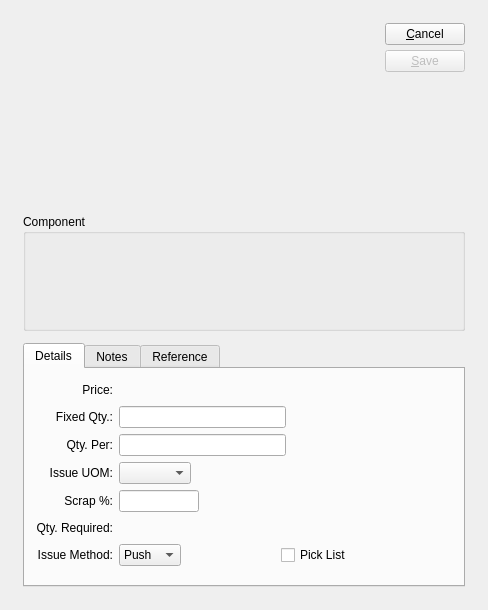
<?xml version="1.0" encoding="UTF-8"?>
<ui version="4.0">
 <comment>This file is part of the xTuple ERP: PostBooks Edition, a free and
open source Enterprise Resource Planning software suite,
Copyright (c) 1999-2019 by OpenMFG LLC, d/b/a xTuple.
It is licensed to you under the Common Public Attribution License
version 1.0, the full text of which (including xTuple-specific Exhibits)
is available at www.xtuple.com/CPAL.  By using this software, you agree
to be bound by its terms.</comment>
 <class>woMaterialItem</class>
 <widget class="QDialog" name="woMaterialItem">
  <property name="geometry">
   <rect>
    <x>0</x>
    <y>0</y>
    <width>488</width>
    <height>610</height>
   </rect>
  </property>
  <property name="windowTitle">
   <string>Work Order Material Requirement</string>
  </property>
  <layout class="QGridLayout">
   <item row="0" column="0">
    <layout class="QGridLayout">
     <property name="margin">
      <number>12</number>
     </property>
     <property name="spacing">
      <number>12</number>
     </property>
     <item row="0" column="0">
      <layout class="QHBoxLayout">
       <item>
        <layout class="QHBoxLayout">
         <property name="spacing">
          <number>0</number>
         </property>
         <item>
          <widget class="WoCluster" name="_wo">
           <property name="focusPolicy">
            <enum>Qt::StrongFocus</enum>
           </property>
          </widget>
         </item>
         <item>
          <spacer>
           <property name="orientation">
            <enum>Qt::Horizontal</enum>
           </property>
           <property name="sizeType">
            <enum>QSizePolicy::Expanding</enum>
           </property>
           <property name="sizeHint" stdset="0">
            <size>
             <width>0</width>
             <height>20</height>
            </size>
           </property>
          </spacer>
         </item>
        </layout>
       </item>
       <item>
        <layout class="QVBoxLayout">
         <property name="spacing">
          <number>5</number>
         </property>
         <item>
          <widget class="QPushButton" name="_close">
           <property name="text">
            <string>&amp;Cancel</string>
           </property>
          </widget>
         </item>
         <item>
          <widget class="QPushButton" name="_save">
           <property name="enabled">
            <bool>false</bool>
           </property>
           <property name="text">
            <string>&amp;Save</string>
           </property>
           <property name="default">
            <bool>true</bool>
           </property>
          </widget>
         </item>
         <item>
          <spacer>
           <property name="orientation">
            <enum>Qt::Vertical</enum>
           </property>
           <property name="sizeType">
            <enum>QSizePolicy::Expanding</enum>
           </property>
           <property name="sizeHint" stdset="0">
            <size>
             <width>20</width>
             <height>20</height>
            </size>
           </property>
          </spacer>
         </item>
        </layout>
       </item>
      </layout>
     </item>
     <item row="1" column="0">
      <widget class="QGroupBox" name="_componentGroup">
       <property name="title">
        <string>Component</string>
       </property>
       <layout class="QGridLayout">
        <item row="0" column="0">
         <layout class="QHBoxLayout">
          <item>
           <widget class="ItemCluster" name="_item">
            <property name="focusPolicy">
             <enum>Qt::StrongFocus</enum>
            </property>
           </widget>
          </item>
          <item>
           <spacer>
            <property name="orientation">
             <enum>Qt::Horizontal</enum>
            </property>
            <property name="sizeType">
             <enum>QSizePolicy::Expanding</enum>
            </property>
            <property name="sizeHint" stdset="0">
             <size>
              <width>16</width>
              <height>72</height>
             </size>
            </property>
           </spacer>
          </item>
         </layout>
        </item>
       </layout>
      </widget>
     </item>
     <item row="2" column="0">
      <widget class="QTabWidget" name="_tab">
       <property name="currentIndex">
        <number>0</number>
       </property>
       <widget class="QWidget" name="_detailsTab">
        <attribute name="title">
         <string>Details</string>
        </attribute>
        <layout class="QGridLayout">
         <item row="0" column="0">
          <layout class="QVBoxLayout">
           <item>
            <layout class="QGridLayout">
             <item row="7" column="2">
              <layout class="QHBoxLayout">
               <item>
                <widget class="XLineEdit" name="_scrap">
                 <property name="sizePolicy">
                  <sizepolicy hsizetype="Preferred" vsizetype="Fixed">
                   <horstretch>0</horstretch>
                   <verstretch>0</verstretch>
                  </sizepolicy>
                 </property>
                 <property name="maximumSize">
                  <size>
                   <width>80</width>
                   <height>32767</height>
                  </size>
                 </property>
                 <property name="alignment">
                  <set>Qt::AlignRight</set>
                 </property>
                </widget>
               </item>
               <item>
                <spacer>
                 <property name="orientation">
                  <enum>Qt::Horizontal</enum>
                 </property>
                 <property name="sizeHint" stdset="0">
                  <size>
                   <width>191</width>
                   <height>20</height>
                  </size>
                 </property>
                </spacer>
               </item>
              </layout>
             </item>
             <item row="6" column="2">
              <layout class="QHBoxLayout">
               <item>
                <widget class="XComboBox" name="_uom"/>
               </item>
               <item>
                <spacer>
                 <property name="orientation">
                  <enum>Qt::Horizontal</enum>
                 </property>
                 <property name="sizeHint" stdset="0">
                  <size>
                   <width>20</width>
                   <height>20</height>
                  </size>
                 </property>
                </spacer>
               </item>
              </layout>
             </item>
             <item row="6" column="0">
              <widget class="XLabel" name="_uomLit">
               <property name="text">
                <string>Issue UOM:</string>
               </property>
               <property name="alignment">
                <set>Qt::AlignRight|Qt::AlignTrailing|Qt::AlignVCenter</set>
               </property>
              </widget>
             </item>
             <item row="8" column="0">
              <widget class="XLabel" name="_qtyRequiredLit">
               <property name="text">
                <string>Qty. Required:</string>
               </property>
               <property name="alignment">
                <set>Qt::AlignRight|Qt::AlignTrailing|Qt::AlignVCenter</set>
               </property>
              </widget>
             </item>
             <item row="9" column="0">
              <widget class="XLabel" name="_issueMethodLit">
               <property name="text">
                <string>Issue Method:</string>
               </property>
               <property name="alignment">
                <set>Qt::AlignRight|Qt::AlignTrailing|Qt::AlignVCenter</set>
               </property>
              </widget>
             </item>
             <item row="8" column="2">
              <layout class="QHBoxLayout">
               <item>
                <widget class="XLabel" name="_qtyRequired">
                 <property name="minimumSize">
                  <size>
                   <width>80</width>
                   <height>0</height>
                  </size>
                 </property>
                 <property name="alignment">
                  <set>Qt::AlignRight|Qt::AlignTrailing|Qt::AlignVCenter</set>
                 </property>
                </widget>
               </item>
               <item>
                <spacer>
                 <property name="orientation">
                  <enum>Qt::Horizontal</enum>
                 </property>
                 <property name="sizeHint" stdset="0">
                  <size>
                   <width>40</width>
                   <height>20</height>
                  </size>
                 </property>
                </spacer>
               </item>
              </layout>
             </item>
             <item row="5" column="0">
              <widget class="XLabel" name="_qtyPerLit">
               <property name="text">
                <string>Qty. Per:</string>
               </property>
               <property name="alignment">
                <set>Qt::AlignRight|Qt::AlignTrailing|Qt::AlignVCenter</set>
               </property>
              </widget>
             </item>
             <item row="7" column="0">
              <widget class="XLabel" name="_scrapLit">
               <property name="text">
                <string>Scrap %:</string>
               </property>
               <property name="alignment">
                <set>Qt::AlignRight|Qt::AlignTrailing|Qt::AlignVCenter</set>
               </property>
              </widget>
             </item>
             <item row="5" column="2">
              <layout class="QHBoxLayout">
               <item>
                <widget class="XLineEdit" name="_qtyPer">
                 <property name="alignment">
                  <set>Qt::AlignRight</set>
                 </property>
                </widget>
               </item>
               <item>
                <spacer>
                 <property name="orientation">
                  <enum>Qt::Horizontal</enum>
                 </property>
                 <property name="sizeHint" stdset="0">
                  <size>
                   <width>40</width>
                   <height>20</height>
                  </size>
                 </property>
                </spacer>
               </item>
              </layout>
             </item>
             <item row="4" column="2">
              <layout class="QHBoxLayout" name="_2">
               <item>
                <widget class="XLineEdit" name="_qtyFxd">
                 <property name="alignment">
                  <set>Qt::AlignRight</set>
                 </property>
                </widget>
               </item>
               <item>
                <spacer>
                 <property name="orientation">
                  <enum>Qt::Horizontal</enum>
                 </property>
                 <property name="sizeHint" stdset="0">
                  <size>
                   <width>40</width>
                   <height>20</height>
                  </size>
                 </property>
                </spacer>
               </item>
              </layout>
             </item>
             <item row="4" column="0">
              <widget class="XLabel" name="_fixedQtyLit">
               <property name="text">
                <string>Fixed Qty.:</string>
               </property>
               <property name="alignment">
                <set>Qt::AlignRight|Qt::AlignTrailing|Qt::AlignVCenter</set>
               </property>
              </widget>
             </item>
             <item row="9" column="2">
              <layout class="QHBoxLayout">
               <property name="spacing">
                <number>0</number>
               </property>
               <item>
                <widget class="XComboBox" name="_issueMethod">
                 <item>
                  <property name="text">
                   <string>Push</string>
                  </property>
                 </item>
                 <item>
                  <property name="text">
                   <string>Pull</string>
                  </property>
                 </item>
                 <item>
                  <property name="text">
                   <string>Mixed</string>
                  </property>
                 </item>
                </widget>
               </item>
               <item>
                <spacer name="horizontalSpacer">
                 <property name="orientation">
                  <enum>Qt::Horizontal</enum>
                 </property>
                 <property name="sizeHint" stdset="0">
                  <size>
                   <width>40</width>
                   <height>20</height>
                  </size>
                 </property>
                </spacer>
               </item>
               <item>
                <widget class="XCheckBox" name="_pickList">
                 <property name="text">
                  <string>Pick List</string>
                 </property>
                 <property name="forgetful">
                  <bool>true</bool>
                 </property>
                </widget>
               </item>
               <item>
                <spacer>
                 <property name="orientation">
                  <enum>Qt::Horizontal</enum>
                 </property>
                 <property name="sizeType">
                  <enum>QSizePolicy::Expanding</enum>
                 </property>
                 <property name="sizeHint" stdset="0">
                  <size>
                   <width>0</width>
                   <height>16</height>
                  </size>
                 </property>
                </spacer>
               </item>
              </layout>
             </item>
             <item row="3" column="0">
              <widget class="QLabel" name="_priceLit">
               <property name="text">
                <string>Price:</string>
               </property>
               <property name="alignment">
                <set>Qt::AlignRight|Qt::AlignTrailing|Qt::AlignVCenter</set>
               </property>
              </widget>
             </item>
             <item row="3" column="2">
              <layout class="QHBoxLayout" name="horizontalLayout">
               <item>
                <widget class="CurrCluster" name="_price"/>
               </item>
               <item>
                <spacer name="horizontalSpacer_2">
                 <property name="orientation">
                  <enum>Qt::Horizontal</enum>
                 </property>
                 <property name="sizeHint" stdset="0">
                  <size>
                   <width>40</width>
                   <height>20</height>
                  </size>
                 </property>
                </spacer>
               </item>
              </layout>
             </item>
            </layout>
           </item>
           <item>
            <spacer>
             <property name="orientation">
              <enum>Qt::Vertical</enum>
             </property>
             <property name="sizeHint" stdset="0">
              <size>
               <width>20</width>
               <height>0</height>
              </size>
             </property>
            </spacer>
           </item>
          </layout>
         </item>
        </layout>
       </widget>
       <widget class="QWidget" name="_notesTab">
        <attribute name="title">
         <string>Notes</string>
        </attribute>
        <layout class="QGridLayout">
         <item row="0" column="0">
          <widget class="XTextEdit" name="_notes">
           <property name="spellEnable">
            <bool>true</bool>
           </property>
          </widget>
         </item>
        </layout>
       </widget>
       <widget class="QWidget" name="_referenceTab">
        <attribute name="title">
         <string>Reference</string>
        </attribute>
        <layout class="QGridLayout">
         <item row="0" column="0">
          <widget class="XTextEdit" name="_ref"/>
         </item>
        </layout>
       </widget>
      </widget>
     </item>
    </layout>
   </item>
  </layout>
 </widget>
 <layoutdefault spacing="6" margin="11"/>
 <customwidgets>
  <customwidget>
   <class>CurrCluster</class>
   <extends>CurrDisplay</extends>
   <header>currcluster.h</header>
   <container>1</container>
  </customwidget>
  <customwidget>
   <class>CurrDisplay</class>
   <extends>QWidget</extends>
   <header>currcluster.h</header>
  </customwidget>
  <customwidget>
   <class>ItemCluster</class>
   <extends>QWidget</extends>
   <header>itemcluster.h</header>
   <container>1</container>
  </customwidget>
  <customwidget>
   <class>WoCluster</class>
   <extends>QWidget</extends>
   <header>wocluster.h</header>
  </customwidget>
  <customwidget>
   <class>XCheckBox</class>
   <extends>QCheckBox</extends>
   <header>xcheckbox.h</header>
  </customwidget>
  <customwidget>
   <class>XComboBox</class>
   <extends>QComboBox</extends>
   <header>xcombobox.h</header>
  </customwidget>
  <customwidget>
   <class>XLabel</class>
   <extends>QLabel</extends>
   <header>xlabel.h</header>
  </customwidget>
  <customwidget>
   <class>XLineEdit</class>
   <extends>QLineEdit</extends>
   <header>xlineedit.h</header>
   <container>1</container>
  </customwidget>
  <customwidget>
   <class>XTextEdit</class>
   <extends>QTextEdit</extends>
   <header>xtextedit.h</header>
  </customwidget>
 </customwidgets>
 <tabstops>
  <tabstop>_wo</tabstop>
  <tabstop>_item</tabstop>
  <tabstop>_tab</tabstop>
  <tabstop>_price</tabstop>
  <tabstop>_qtyFxd</tabstop>
  <tabstop>_qtyPer</tabstop>
  <tabstop>_uom</tabstop>
  <tabstop>_scrap</tabstop>
  <tabstop>_issueMethod</tabstop>
  <tabstop>_pickList</tabstop>
  <tabstop>_notes</tabstop>
  <tabstop>_ref</tabstop>
  <tabstop>_save</tabstop>
  <tabstop>_close</tabstop>
 </tabstops>
 <resources/>
 <connections>
  <connection>
   <sender>_close</sender>
   <signal>clicked()</signal>
   <receiver>woMaterialItem</receiver>
   <slot>reject()</slot>
   <hints>
    <hint type="sourcelabel">
     <x>20</x>
     <y>20</y>
    </hint>
    <hint type="destinationlabel">
     <x>20</x>
     <y>20</y>
    </hint>
   </hints>
  </connection>
 </connections>
</ui>
